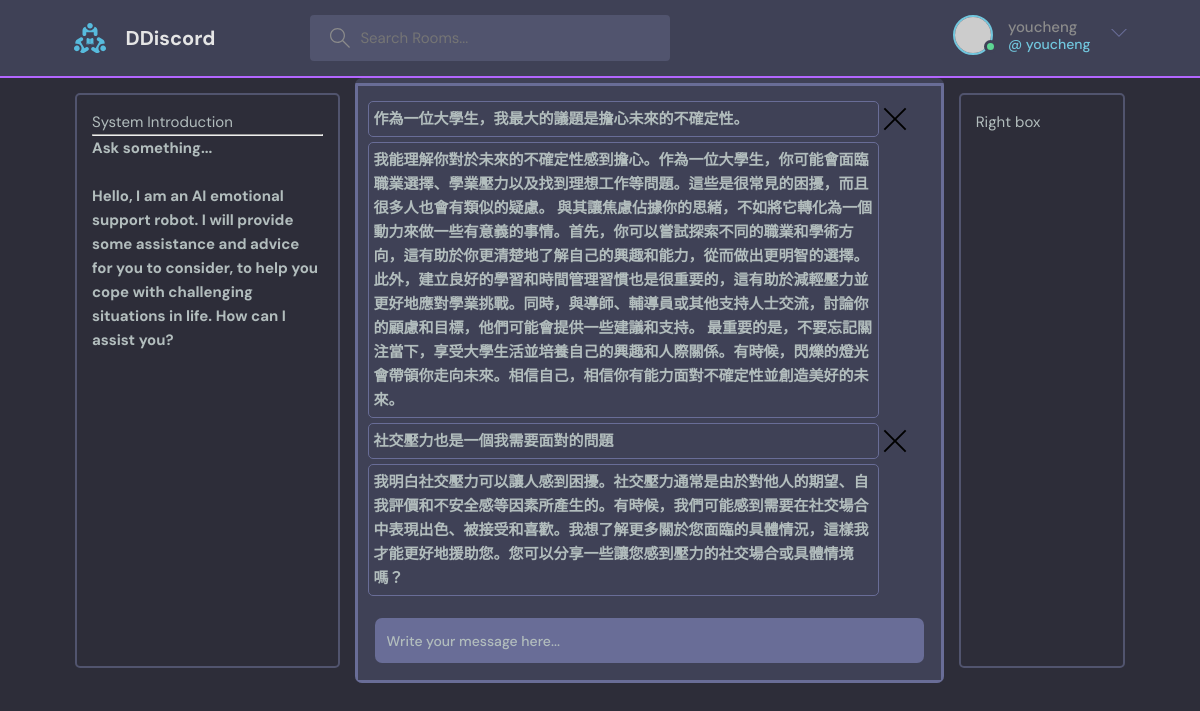
Page /chatgpt/ (signed in) on the earlier database version.
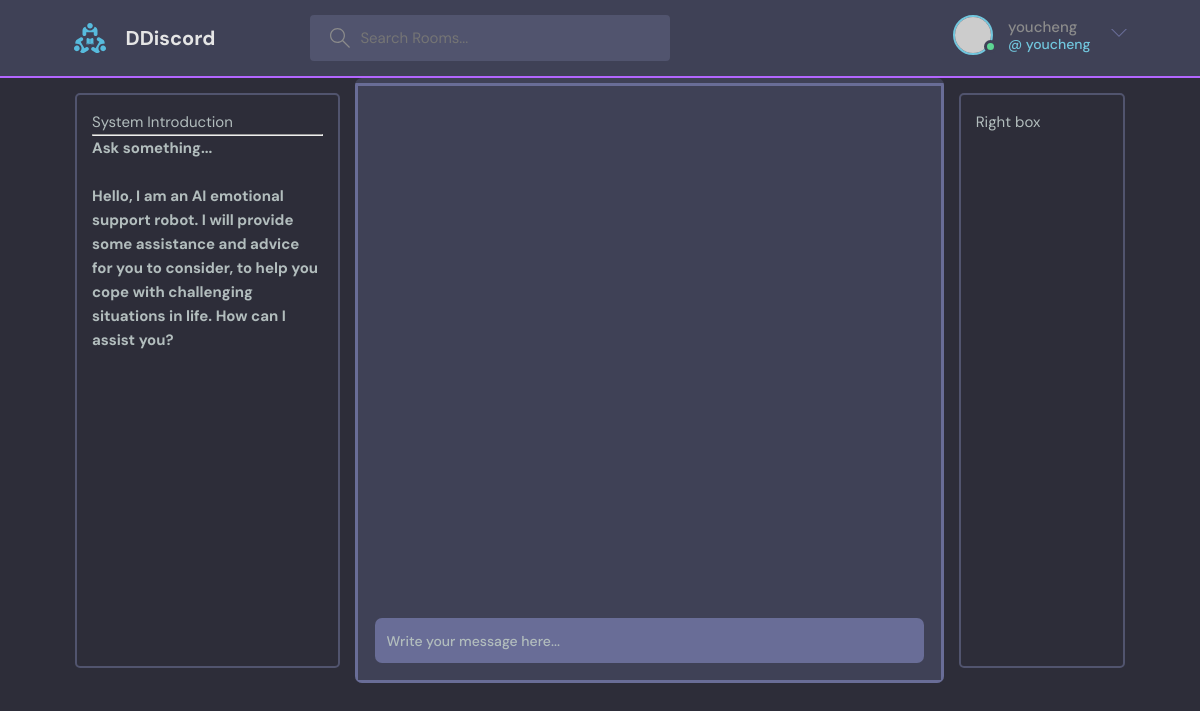
Same page on the later database version.
### base/models.py (models this page shows)
class gptMessage(models.Model):
    user = models.ForeignKey(User, on_delete=models.CASCADE)
    body = models.TextField()
    gptreply = models.TextField()
    updated = models.DateTimeField(auto_now=True)
    created = models.DateTimeField(auto_now_add=True)

### base/views.py (the view, shortened to what this page needs)
# urls.py: path('chatgpt/',views.gpt,name="chatgpt"),
@login_required(login_url='login')
def gpt(request):
    gptmsgobjs=gptMessage.objects.filter(user=request.user)
    gptmsgs=[[eachdata.body,eachdata.gptreply,eachdata] for eachdata in gptmsgobjs]
    reply  = ''
    user_input=""
    warningmsg=""
    context={'reply':reply,
             'user_input':user_input,
             'gptmsgs':gptmsgs,
             }
    return render(request,'base/GPTroom.html',context)

### base/templates/base/GPTroom.html (shortened to what this page needs)
{% extends 'main.html' %}
{% block content %}
<div class="container">
<div class="gpt-container">
    <div class="activities__box">
        <p>System Introduction</p>
        <hr style="color:green">
        <h2>
            Ask something...
        </h2>
        <br>
        <h2>
            Hello, I am an AI emotional support robot. I will provide some assistance and advice for you to consider, to help you cope with challenging situations in life. How can I assist you?
        </h2>
    </div>
    <div class="roomList">
        <div class="room">
            <div class="info-box">
                <div class="scroll-box">
                    {% for eachchat in gptmsgs %}
                        <div class="msg_set-box">
                            <div>
                                {% for i in eachchat %}
                                    {% if forloop.last == False %}
                                        <div class="msg-box">
                                        <h1>
                                            {{i}}
                                        </h1>
                                        </div>
                                    {% endif %}
                                {% endfor %}
                            </div>
                            <div class="delete-bottom">
                                {% for j in eachchat %}
                                    {% if forloop.last %}
                                        <div class="msg-box-x">
                                            <a href="{% url 'delete-chatgpt' j.id %}">
                                                <div class="thread__delete" style="padding-top: 5pt;">
                                                    <svg version="1.1" xmlns="http://www.w3.org/2000/svg" width="32" height="32" viewBox="0 0 32 32">
                                                    <title>remove</title>
                                                    <path
                                                        d="M27.314 6.019l-1.333-1.333-9.98 9.981-9.981-9.981-1.333 1.333 9.981 9.981-9.981 9.98 1.333 1.333 9.981-9.98 9.98 9.98 1.333-1.333-9.98-9.98 9.98-9.981z"
                                                    ></path>
                                                    </svg>
                                                </div>
                                            </a>
                                        </div>
                                    {% endif %}
                                {% endfor %}
                            </div>
                        </div>
                    {% endfor %}
                </div>
                <div class="room__message">
                    <form action="" method="POST">
                        <input name="body" placeholder="Write your message here..." />
                    </form>
                </div>
            </div>
        </div>
    </div>
    <div class="activities__box">
        <p>Right box</p>
    </div>
</div>
</div>
{% endblock %}

Differences in the rows shown:
removed gptMessage: eachchat "作為一位大學生，我最大的議題是擔心未來的不確定性。" "我能理解你對於未來的不確定性感到擔心。作為一位大學生，你可能會面臨職業選擇、學業壓力以及找到理想工作等問題。這些是很常見的困擾，而且很多人也會有類似的疑慮。 與其讓焦慮佔據你的思緒，不如將它轉化為一個動力來做一些有意義的事情。首先，你可以嘗試探索不同的職業和學術方向，這有助於你更清楚地了解自己的興趣和能力，從而做出更明智的選擇。 此外，建立良好的學習和時間管理習慣也是很重要的，這有助於減輕壓力並更好地應對學業挑戰。同時，與導師、輔導員或其他支持人士交流，討論你的顧慮和目標，他們可能會提供一些建議和支持。 最重要的是，不要忘記關注當下，享受大學生活並培養自己的興趣和人際關係。有時候，閃爍的燈光會帶領你走向未來。相信自己，相信你有能力面對不確定性並創造美好的未來。"
removed gptMessage: eachchat "社交壓力也是一個我需要面對的問題" "我明白社交壓力可以讓人感到困擾。社交壓力通常是由於對他人的期望、自我評價和不安全感等因素所產生的。有時候，我們可能感到需要在社交場合中表現出色、被接受和喜歡。我想了解更多關於您面臨的具體情況，這樣我才能更好地援助您。您可以分享一些讓您感到壓力的社交場合或具體情境嗎？"
